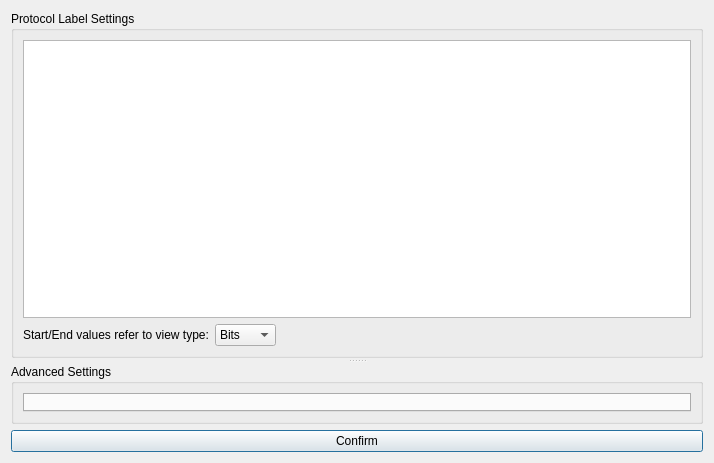
<?xml version="1.0" encoding="UTF-8"?>
<ui version="4.0">
 <class>DialogLabels</class>
 <widget class="QDialog" name="DialogLabels">
  <property name="geometry">
   <rect>
    <x>0</x>
    <y>0</y>
    <width>714</width>
    <height>463</height>
   </rect>
  </property>
  <property name="windowTitle">
   <string>Manage Protocol Labels</string>
  </property>
  <layout class="QVBoxLayout" name="verticalLayout_3">
   <item>
    <widget class="QSplitter" name="splitter">
     <property name="styleSheet">
      <string notr="true">QSplitter::handle:vertical {
margin: 4px 0px;
    background-color: qlineargradient(x1:0, y1:0, x2:1, y2:0, 
stop:0 rgba(255, 255, 255, 0), 
stop:0.5 rgba(100, 100, 100, 100), 
stop:1 rgba(255, 255, 255, 0));
	image: url(:/icons/icons/splitter_handle_horizontal.svg);
}</string>
     </property>
     <property name="orientation">
      <enum>Qt::Vertical</enum>
     </property>
     <property name="handleWidth">
      <number>6</number>
     </property>
     <property name="childrenCollapsible">
      <bool>false</bool>
     </property>
     <widget class="QGroupBox" name="groupBoxSettings">
      <property name="title">
       <string>Protocol Label Settings</string>
      </property>
      <layout class="QVBoxLayout" name="verticalLayout">
       <item>
        <widget class="ProtocolLabelTableView" name="tblViewProtoLabels">
         <property name="selectionMode">
          <enum>QAbstractItemView::ExtendedSelection</enum>
         </property>
         <property name="selectionBehavior">
          <enum>QAbstractItemView::SelectItems</enum>
         </property>
         <property name="verticalScrollMode">
          <enum>QAbstractItemView::ScrollPerPixel</enum>
         </property>
         <property name="horizontalScrollMode">
          <enum>QAbstractItemView::ScrollPerPixel</enum>
         </property>
         <property name="showGrid">
          <bool>false</bool>
         </property>
        </widget>
       </item>
       <item>
        <layout class="QHBoxLayout" name="horizontalLayout_2">
         <item>
          <widget class="QLabel" name="label">
           <property name="font">
            <font>
             <underline>false</underline>
            </font>
           </property>
           <property name="text">
            <string>Start/End values refer to view type:</string>
           </property>
          </widget>
         </item>
         <item>
          <widget class="QComboBox" name="cbProtoView">
           <item>
            <property name="text">
             <string>Bits</string>
            </property>
           </item>
           <item>
            <property name="text">
             <string>Hex</string>
            </property>
           </item>
           <item>
            <property name="text">
             <string>ASCII</string>
            </property>
           </item>
          </widget>
         </item>
         <item>
          <spacer name="horizontalSpacer">
           <property name="orientation">
            <enum>Qt::Horizontal</enum>
           </property>
           <property name="sizeHint" stdset="0">
            <size>
             <width>40</width>
             <height>20</height>
            </size>
           </property>
          </spacer>
         </item>
        </layout>
       </item>
      </layout>
     </widget>
     <widget class="QGroupBox" name="groupBoxAdvancedSettings">
      <property name="title">
       <string>Advanced Settings</string>
      </property>
      <layout class="QVBoxLayout" name="verticalLayout_2">
       <item>
        <widget class="QTabWidget" name="tabWidgetAdvancedSettings"/>
       </item>
      </layout>
     </widget>
    </widget>
   </item>
   <item>
    <widget class="QPushButton" name="btnConfirm">
     <property name="text">
      <string>Confirm</string>
     </property>
    </widget>
   </item>
  </layout>
 </widget>
 <customwidgets>
  <customwidget>
   <class>ProtocolLabelTableView</class>
   <extends>QTableView</extends>
   <header>urh.ui.views.ProtocolLabelTableView.h</header>
  </customwidget>
 </customwidgets>
 <resources>
  <include location="urh.qrc"/>
 </resources>
 <connections/>
</ui>
